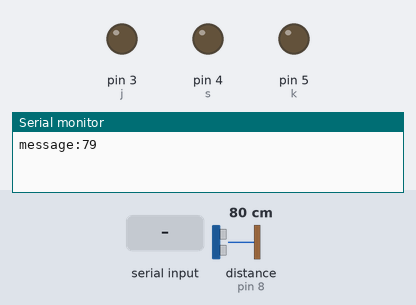
This sketch was run on a simulated Arduino Uno, built with avr-gcc and run on an emulated ATmega328P. Parts: output pins drawn as LEDs (lit = HIGH), the last lines printed to the serial monitor. The test bench sets the inputs (shaded band); at power-on: distance to the obstacle (sensor on pin 8) 80 cm. The echo pulse lasts 58.3 µs per cm; pins used as bus, display or sensor lines are not drawn.

Above: at 1.2 s.
1.3 s: "1" received over Serial
At 2.9 s:
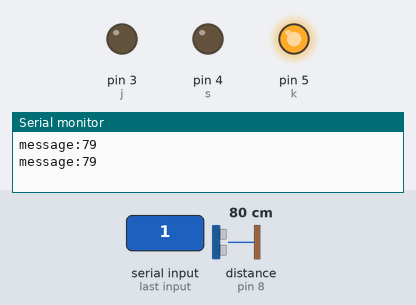
3.5 s: "2" received over Serial
At 4.6 s:
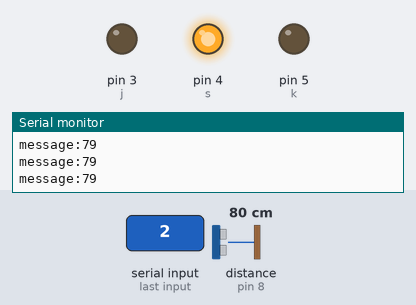
5.5 s: "3" received over Serial
At 7.5 s:
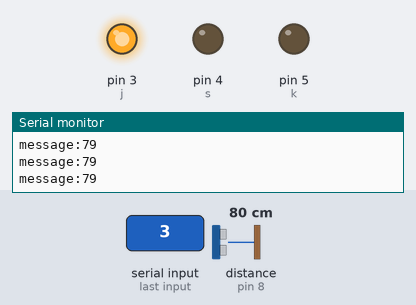
Timing chart, 0 to 9.0 s (numbered marks = the images above; inputs shaded):
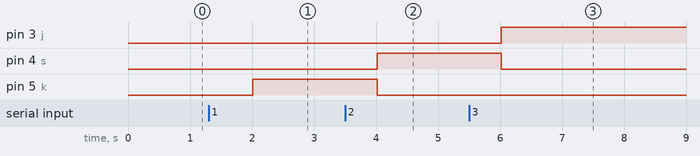

Measured:
- after the input at 1.3 s, pin 5 (k): LOW → HIGH after 0.71 s
- after the input at 3.5 s, pin 4 (s): LOW → HIGH after 0.52 s; pin 5 (k): HIGH → LOW after 0.52 s
- after the input at 5.5 s, pin 3 (j): LOW → HIGH after 0.52 s; pin 4 (s): HIGH → LOW after 0.52 s

The sketch:

ultra_dat_with_phython.ino
```cpp
const int j=3;
const int k=5;
const int s=4;
char val;
int i(int t,int e){
  int duration;
  pinMode(t,OUTPUT);
    pinMode(e,INPUT);
    digitalWrite(t,LOW);
  delayMicroseconds(2);
  digitalWrite(t,HIGH);
  delayMicroseconds(20);
  digitalWrite(t,LOW);
  duration=pulseIn(e,HIGH);
  duration=duration/59;
  return duration;
}
void kyzyl(){
      digitalWrite(k,HIGH);
      digitalWrite(j,LOW);
      digitalWrite(s,LOW);
  }
void jashyl(){
      digitalWrite(k,LOW);
      digitalWrite(j,HIGH);
      digitalWrite(s,LOW);
   }
void sary(){
      digitalWrite(k,LOW);
      digitalWrite(j,LOW);
      digitalWrite(s,HIGH);
  }
void setup() {
 pinMode(j,OUTPUT);
 pinMode(k,OUTPUT);
 pinMode(s,OUTPUT);
  digitalWrite(1,LOW);
  Serial.begin(9600);
  }

void loop() {
  // put your main code here, to run repeatedly:
   Serial.print("message:");
   Serial.println(i(7,8));
   if(Serial.available()>0){
   val=Serial.read();
   if(val=='1') kyzyl();
   else if (val=='2') sary();
   else if (val=='3') jashyl();
   }
delay(2000);
}
```
